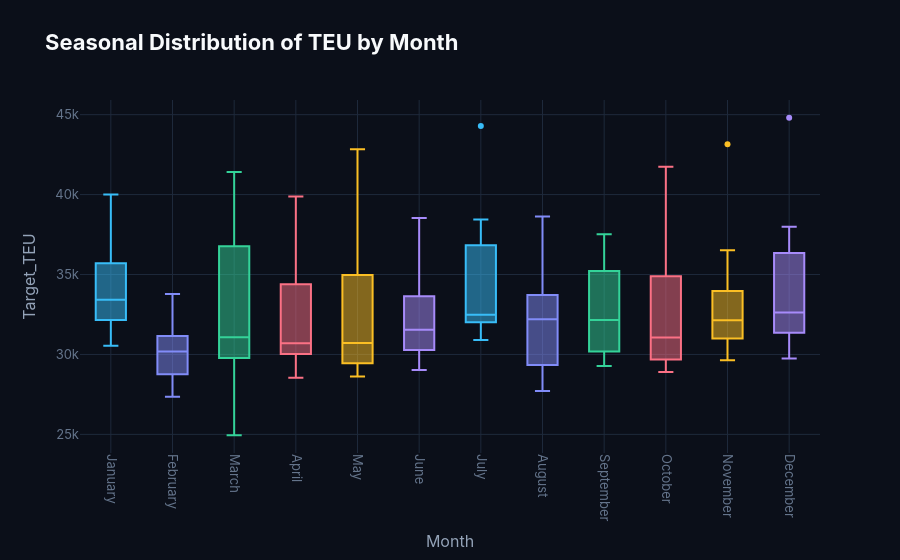

Notebook code for this chart:
### Markdown cell above
### 3.3 Seasonal Patterns

### Code cell
targets['Month'] = targets.index.month_name()
targets['Year'] = targets.index.year

fig = px.box(targets, x='Month', y='Target_TEU', color='Month',
             title='Seasonal Distribution of TEU by Month',
             category_orders={'Month': ['January', 'February', 'March', 'April', 'May', 'June',
                                        'July', 'August', 'September', 'October', 'November', 'December']})
fig.update_xaxes(tickangle=90)
fig.update_layout(showlegend=False)
fig.show()

### Figure 1 — Plotly figure (JSON) as saved in the notebook; plotly's stock layout.template omitted (floating-point values rounded to 4 significant figures)
{"data": [{"alignmentgroup": "True", "hovertemplate": "Month=%{x}<br>Target_TEU=%{y}<extra></extra>", "legendgroup": "January", "marker": {"color": "#38BDF8"}, "name": "January", "notched": false, "offsetgroup": "January", "orientation": "v", "showlegend": true, "type": "box", "x": ["January", "January", "January", "January", "January", "January", "January", "January", "January", "January", "January"], "x0": " ", "xaxis": "x", "y": [30540.0, 31260.0, 31980.0, 32700.0, 33420.0, 39540.0, 36410.0, 33110.0, 33590.0, 33520.0, 40010.0], "y0": " ", "yaxis": "y"}, {"alignmentgroup": "True", "hovertemplate": "Month=%{x}<br>Target_TEU=%{y}<extra></extra>", "legendgroup": "February", "marker": {"color": "#818CF8"}, "name": "February", "notched": false, "offsetgroup": "February", "orientation": "v", "showlegend": true, "type": "box", "x": ["February", "February", "February", "February", "February", "February", "February", "February", "February", "February", "February"], "x0": " ", "xaxis": "x", "y": [27360.0, 28080.0, 28800.0, 29520.0, 30240.0, 30270.0, 33780.0, 31450.0, 28750.0, 30180.0, 33680.0], "y0": " ", "yaxis": "y"}, {"alignmentgroup": "True", "hovertemplate": "Month=%{x}<br>Target_TEU=%{y}<extra></extra>", "legendgroup": "March", "marker": {"color": "#34D399"}, "name": "March", "notched": false, "offsetgroup": "March", "orientation": "v", "showlegend": true, "type": "box", "x": ["March", "March", "March", "March", "March", "March", "March", "March", "March", "March", "March"], "x0": " ", "xaxis": "x", "y": [28920.0, 29640.0, 30360.0, 31080.0, 31800.0, 24940.0, 37000.0, 30190.0, 38500.0, 36090.0, 41420.0], "y0": " ", "yaxis": "y"}, {"alignmentgroup": "True", "hovertemplate": "Month=%{x}<br>Target_TEU=%{y}<extra></extra>", "legendgroup": "April", "marker": {"color": "#FB7185"}, "name": "April", "notched": false, "offsetgroup": "April", "orientation": "v", "showlegend": true, "type": "box", "x": ["April", "April", "April", "April", "April", "April", "April", "April", "April", "April", "April"], "x0": " ", "xaxis": "x", "y": [28540.0, 29260.0, 29980.0, 30700.0, 31420.0, 30180.0, 31260.0, 30450.0, 35470.0, 35380.0, 39870.0], "y0": " ", "yaxis": "y"}, {"alignmentgroup": "True", "hovertemplate": "Month=%{x}<br>Target_TEU=%{y}<extra></extra>", "legendgroup": "May", "marker": {"color": "#FBBF24"}, "name": "May", "notched": false, "offsetgroup": "May", "orientation": "v", "showlegend": true, "type": "box", "x": ["May", "May", "May", "May", "May", "May", "May", "May", "May", "May", "May"], "x0": " ", "xaxis": "x", "y": [29280.0, 30000.0, 30720.0, 31440.0, 32160.0, 29260.0, 30150.0, 28620.0, 42840.0, 35910.0, 41220.0], "y0": " ", "yaxis": "y"}, {"alignmentgroup": "True", "hovertemplate": "Month=%{x}<br>Target_TEU=%{y}<extra></extra>", "legendgroup": "June", "marker": {"color": "#A78BFA"}, "name": "June", "notched": false, "offsetgroup": "June", "orientation": "v", "showlegend": true, "type": "box", "x": ["June", "June", "June", "June", "June", "June", "June", "June", "June", "June", "June"], "x0": " ", "xaxis": "x", "y": [29380.0, 30100.0, 30820.0, 31540.0, 32260.0, 30960.0, 29030.0, 32700.0, 34840.0, 33950.0, 38530.0], "y0": " ", "yaxis": "y"}, {"alignmentgroup": "True", "hovertemplate": "Month=%{x}<br>Target_TEU=%{y}<extra></extra>", "legendgroup": "July", "marker": {"color": "#38BDF8"}, "name": "July", "notched": false, "offsetgroup": "July", "orientation": "v", "showlegend": true, "type": "box", "x": ["July", "July", "July", "July", "July", "July", "July", "July", "July", "July", "July"], "x0": " ", "xaxis": "x", "y": [30900.0, 31620.0, 32340.0, 33060.0, 33780.0, 32260.0, 31940.0, 32480.0, 38450.0, 37850.0, 44290.0], "y0": " ", "yaxis": "y"}, {"alignmentgroup": "True", "hovertemplate": "Month=%{x}<br>Target_TEU=%{y}<extra></extra>", "legendgroup": "August", "marker": {"color": "#818CF8"}, "name": "August", "notched": false, "offsetgroup": "August", "orientation": "v", "showlegend": true, "type": "box", "x": ["August", "August", "August", "August", "August", "August", "August", "August", "August", "August", "August"], "x0": " ", "xaxis": "x", "y": [27720.0, 28440.0, 29160.0, 29880.0, 30600.0, 33260.0, 32200.0, 33790.0, 35750.0, 33500.0, 38630.0], "y0": " ", "yaxis": "y"}, {"alignmentgroup": "True", "hovertemplate": "Month=%{x}<br>Target_TEU=%{y}<extra></extra>", "legendgroup": "September", "marker": {"color": "#34D399"}, "name": "September", "notched": false, "offsetgroup": "September", "orientation": "v", "showlegend": true, "type": "box", "x": ["September", "September", "September", "September", "September", "September", "September", "September", "September", "September", "September"], "x0": " ", "xaxis": "x", "y": [29280.0, 30000.0, 30720.0, 31440.0, 32160.0, 34380.0, 32340.0, 29690.0, 35510.0, 36430.0, 37520.0], "y0": " ", "yaxis": "y"}, {"alignmentgroup": "True", "hovertemplate": "Month=%{x}<br>Target_TEU=%{y}<extra></extra>", "legendgroup": "October", "marker": {"color": "#FB7185"}, "name": "October", "notched": false, "offsetgroup": "October", "orientation": "v", "showlegend": true, "type": "box", "x": ["October", "October", "October", "October", "October", "October", "October", "October", "October", "October", "October"], "x0": " ", "xaxis": "x", "y": [28900.0, 29620.0, 30340.0, 31060.0, 31780.0, 34960.0, 29910.0, 29000.0, 36530.0, 34690.0, 41740.0], "y0": " ", "yaxis": "y"}, {"alignmentgroup": "True", "hovertemplate": "Month=%{x}<br>Target_TEU=%{y}<extra></extra>", "legendgroup": "November", "marker": {"color": "#FBBF24"}, "name": "November", "notched": false, "offsetgroup": "November", "orientation": "v", "showlegend": true, "type": "box", "x": ["November", "November", "November", "November", "November", "November", "November", "November", "November", "November", "November"], "x0": " ", "xaxis": "x", "y": [29640.0, 30360.0, 31080.0, 31800.0, 32520.0, 32140.0, 33260.0, 30970.0, 34200.0, 36520.0, 43160.0], "y0": " ", "yaxis": "y"}, {"alignmentgroup": "True", "hovertemplate": "Month=%{x}<br>Target_TEU=%{y}<extra></extra>", "legendgroup": "December", "marker": {"color": "#A78BFA"}, "name": "December", "notched": false, "offsetgroup": "December", "orientation": "v", "showlegend": true, "type": "box", "x": ["December", "December", "December", "December", "December", "December", "December", "December", "December", "December", "December"], "x0": " ", "xaxis": "x", "y": [29740.0, 30460.0, 31180.0, 31900.0, 32620.0, 33010.0, 32180.0, 34660.0, 37990.0, 36910.0, 44810.0], "y0": " ", "yaxis": "y"}], "layout": {"boxmode": "overlay", "legend": {"title": {"text": "Month"}, "tracegroupgap": 0}, "showlegend": false, "title": {"text": "Seasonal Distribution of TEU by Month"}, "xaxis": {"anchor": "y", "categoryarray": ["January", "February", "March", "April", "May", "June", "July", "August", "September", "October", "November", "December"], "categoryorder": "array", "domain": [0, 1], "tickangle": 90, "title": {"text": "Month"}}, "yaxis": {"anchor": "x", "domain": [0, 1], "title": {"text": "Target_TEU"}}}}
